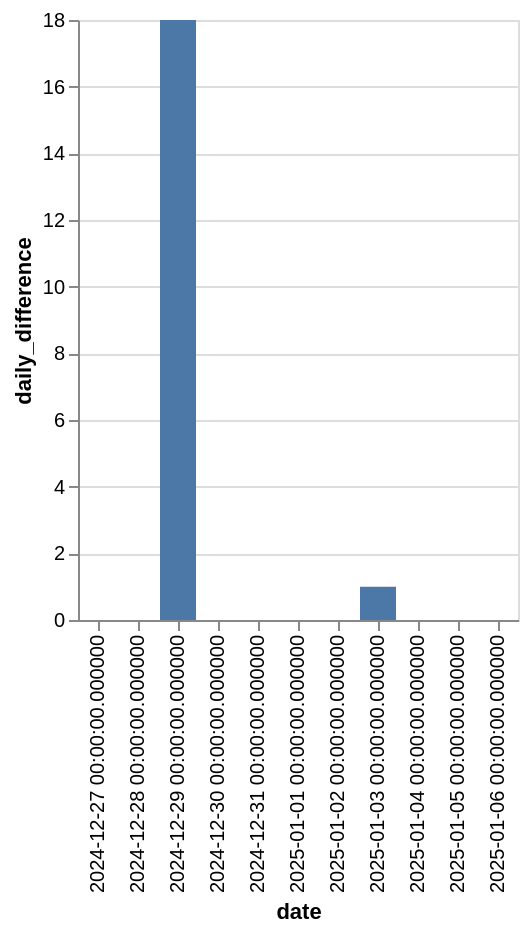

Notebook code for this chart:
### Code cell
segm = df.filter(pl.col('name') == 'Vojenský ovál 400M').group_by_dynamic("date", every="1d").agg(pl.col("effort_count").max())
segm = segm.with_columns(pl.col("effort_count").diff().alias("daily_difference")).drop_nulls()
segm = segm.with_columns(pl.col("date").cast(str))
alt.Chart(segm).mark_bar().encode(
    x='date:O',
    y='daily_difference:Q'
)

### Figure 1 — Vega-Lite specification as saved in the notebook (floating-point values rounded to 4 significant figures)
{"config": {"view": {"continuousWidth": 300, "continuousHeight": 300}}, "data": {"name": "data-96a851fccb3152925c486c7856ff9f5e"}, "mark": {"type": "bar"}, "encoding": {"x": {"field": "date", "type": "ordinal"}, "y": {"field": "daily_difference", "type": "quantitative"}}, "$schema": "https://vega.github.io/schema/vega-lite/v5.8.0.json", "datasets": {"data-96a851fccb3152925c486c7856ff9f5e": [{"date": "2024-12-27 00:00:00.000000", "effort_count": 4490, "daily_difference": 0}, {"date": "2024-12-28 00:00:00.000000", "effort_count": 4490, "daily_difference": 0}, {"date": "2024-12-29 00:00:00.000000", "effort_count": 4508, "daily_difference": 18}, {"date": "2024-12-30 00:00:00.000000", "effort_count": 4508, "daily_difference": 0}, {"date": "2024-12-31 00:00:00.000000", "effort_count": 4508, "daily_difference": 0}, {"date": "2025-01-01 00:00:00.000000", "effort_count": 4508, "daily_difference": 0}, {"date": "2025-01-02 00:00:00.000000", "effort_count": 4508, "daily_difference": 0}, {"date": "2025-01-03 00:00:00.000000", "effort_count": 4509, "daily_difference": 1}, {"date": "2025-01-04 00:00:00.000000", "effort_count": 4509, "daily_difference": 0}, {"date": "2025-01-05 00:00:00.000000", "effort_count": 4509, "daily_difference": 0}, {"date": "2025-01-06 00:00:00.000000", "effort_count": 4509, "daily_difference": 0}]}}
